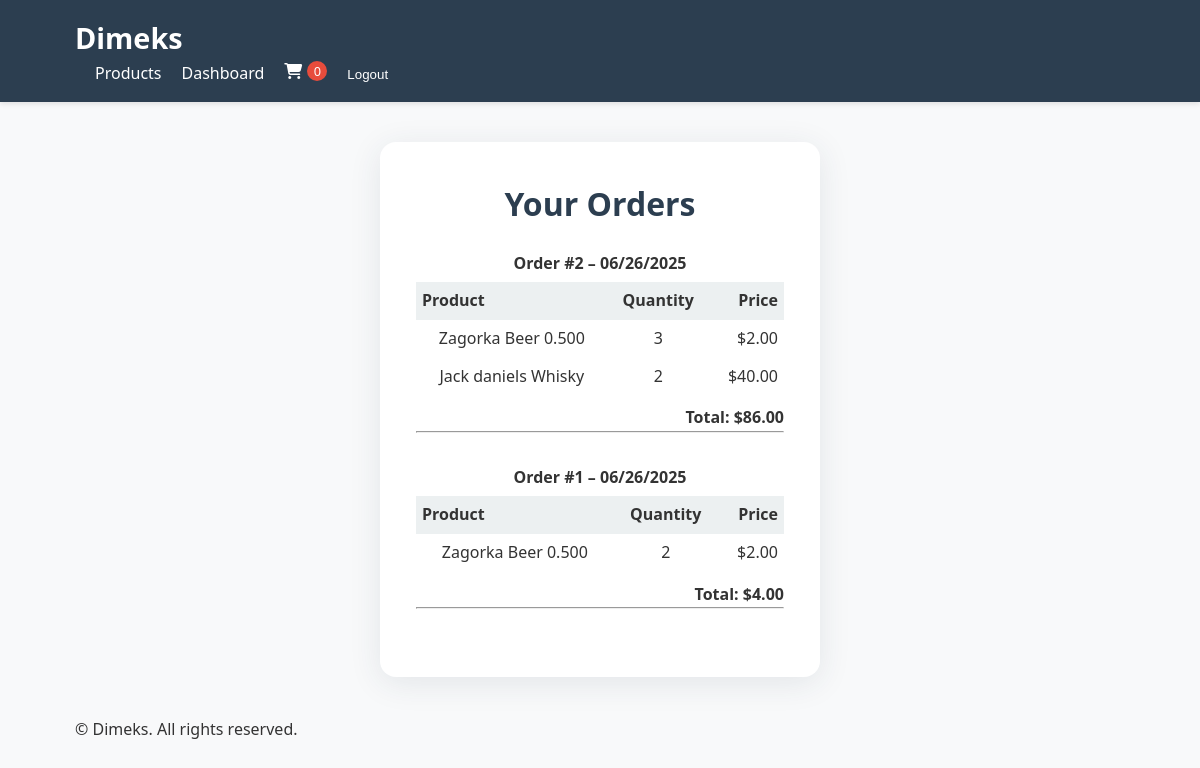
The page /orders/history/ (signed in) on the database its author committed.
### orders/models.py (models this page shows, shortened)
class Order(models.Model):
    user = models.ForeignKey(User, on_delete=models.CASCADE)
    created_at = models.DateTimeField(auto_now_add=True)

class OrderItem(models.Model):
    order = models.ForeignKey(Order, on_delete=models.CASCADE, related_name='items')
    product = models.ForeignKey(Product, on_delete=models.CASCADE)
    quantity = models.PositiveIntegerField()
    price = models.DecimalField(max_digits=8, decimal_places=2)

### products/models.py (models this page shows, shortened)
class Product(models.Model):
    CATEGORY_CHOICES = [
        ('alcoholic', 'Alcoholic'),
        ('non-alcoholic', 'Non-Alcoholic'),
        ('water', 'Water'),
        ('beer', 'Beer'),
        ('juice', 'Juice'),
        ('carbonated', 'Carbonated'),
        ('keg', 'Keg'),
    ]
    name = models.CharField(max_length=100)
    description = models.TextField()
    price = models.DecimalField(max_digits=8, decimal_places=2)
    image = models.ImageField(upload_to='products/', blank=True, null=True)
    category = models.CharField(max_length=20, choices=CATEGORY_CHOICES)
    in_stock = models.BooleanField(default=True)

### orders/views.py (the view)
# urls.py: path('history/', views.order_history, name='order_history'),
@login_required
def order_history(request):
    orders = Order.objects.filter(user=request.user).prefetch_related('items__product').order_by('-created_at')
    orders_with_totals = []
    for order in orders:
        total = sum(item.price * item.quantity for item in order.items.all())
        orders_with_totals.append({
            'order': order,
            'total': total,
        })
    return render(request, 'orders/order_history.html', {
        'orders_with_totals': orders_with_totals
    })

### templates/orders/order_history.html
{% extends 'base.html' %}
{% block content %}
<div class="profile-outer">
    <div class="profile-card">
        <h2>Your Orders</h2>
        {% if orders_with_totals %}
            <ul class="order-history-list" style="padding-left: 0;">
                {% for entry in orders_with_totals %}
                    <li style="margin-bottom: 32px; list-style: none;">
                        <div style="font-weight: bold; margin-bottom: 6px;">
                            Order #{{ entry.order.id }} – {{ entry.order.created_at|date:"SHORT_DATE_FORMAT" }}
                        </div>
                        <table style="width:100%; border-collapse:collapse; margin-bottom:10px;">
                            <thead>
                                <tr style="background: var(--light-color);">
                                    <th style="text-align:left; padding: 6px;">Product</th>
                                    <th style="text-align:center; padding: 6px;">Quantity</th>
                                    <th style="text-align:right; padding: 6px;">Price</th>
                                </tr>
                            </thead>
                            <tbody>
                                {% for item in entry.order.items.all %}
                                <tr>
                                    <td style="padding: 6px;">{{ item.product.name }}</td>
                                    <td style="text-align:center; padding: 6px;">{{ item.quantity }}</td>
                                    <td style="text-align:right; padding: 6px;">${{ item.price }}</td>
                                </tr>
                                {% endfor %}
                            </tbody>
                        </table>
                        <div style="text-align: right; font-weight: bold;">
                            Total: ${{ entry.total }}
                        </div>
                        <hr>
                    </li>
                {% endfor %}
            </ul>
        {% else %}
            <p>No orders yet.</p>
        {% endif %}
    </div>
</div>
{% endblock %}

### templates/base.html (shortened to what this page needs)
<!DOCTYPE html>
<html lang="en">
<head>
    {% load static %}
    <link rel="stylesheet" href="{% static 'css/styles.css' %}">
    <link rel="stylesheet" href="https://cdnjs.cloudflare.com/ajax/libs/font-awesome/6.4.0/css/all.min.css">
</head>
<body>
    <header>
        <div class="container">
            <div class="logo">
                <a href="{% url 'product_list' %}">Dimeks</a>
            </div>
            <nav>
                <ul>
                    <li><a href="{% url 'product_list' %}">Products</a></li>
                    {% if user.is_authenticated %}
                        <li><a href="{% url 'account_home' %}">Dashboard</a></li>
                        <li><a href="{% url 'cart' %}">
                            <i class="fas fa-shopping-cart"></i>
                            <span class="cart-count">
                                {% if cart_count %}{{ cart_count }}{% else %}0{% endif %}
                            </span>
                        </a></li>
                        <li>
                            <form method="post" action="{% url 'logout' %}" style="display:inline;">
                            <button type="submit" style="background:none;border:none;color:white;cursor:pointer;">Logout</button>
                            </form>
                        </li>
                    {% else %}
                        <li><a href="{% url 'login' %}">Login</a></li>
                        <li><a href="{% url 'register' %}">Register</a></li>
                    {% endif %}
                </ul>
            </nav>
        </div>
    </header>
    <main>
        <div class="container">
            {% block content %}{% endblock %}
        </div>
    </main>
    <footer>
        <div class="container">
            <p>&copy; Dimeks. All rights reserved.</p>
        </div>
    </footer>
</body>
</html>

### static/css/styles.css (style rules this page uses)
:root { --primary-color: #2c3e50; --secondary-color: #3498db; --accent-color: #e74c3c; --light-color: #ecf0f1; --dark-color: #34495e; --success-color: #2ecc71; }
* { margin: 0; padding: 0; box-sizing: border-box; }
body { font-family: 'Segoe UI', Tahoma, Geneva, Verdana, sans-serif; background-color: #f8f9fa; color: #333; line-height: 1.6; }
.container { width: 90%; max-width: 1200px; margin: 0 auto; padding: 0 15px; }
header { background-color: var(--primary-color); color: white; padding: 15px 0; box-shadow: 0 2px 5px rgba(0,0,0,0.1); }
.logo a { color: white; font-size: 1.8rem; font-weight: bold; text-decoration: none; }
nav ul { display: flex; list-style: none; }
nav ul li { margin-left: 20px; }
nav ul li a { color: white; text-decoration: none; font-weight: 500; display: flex; align-items: center; transition: color 0.3s; }
.cart-count { background-color: var(--accent-color); color: white; border-radius: 50%; width: 20px; height: 20px; display: inline-flex; align-items: center; justify-content: center; font-size: 0.8rem; margin-left: 5px; }
.profile-outer, .dashboard-outer { display: flex; justify-content: center; align-items: flex-start; min-height: 70vh; padding: 40px 0; }
.profile-card, .dashboard-card { background: #fff; border-radius: 16px; box-shadow: 0 6px 32px rgba(44,62,80,0.10); padding: 36px; max-width: 440px; width: 100%; text-align: center; }
.dashboard-card h2, .profile-card h2 { color: var(--primary-color); font-size: 2rem; margin-bottom: 22px; }

### rows shown on the page
Order: order.id "2", order.created_at "06/26/2025", total "86.00"
OrderItem: product.name "Zagorka Beer 0.500", quantity "3", price "2.00"
OrderItem: product.name "Jack daniels Whisky", quantity "2", price "40.00"
Order: order.id "1", order.created_at "06/26/2025", total "4.00"
OrderItem: product.name "Zagorka Beer 0.500", quantity "2", price "2.00"
